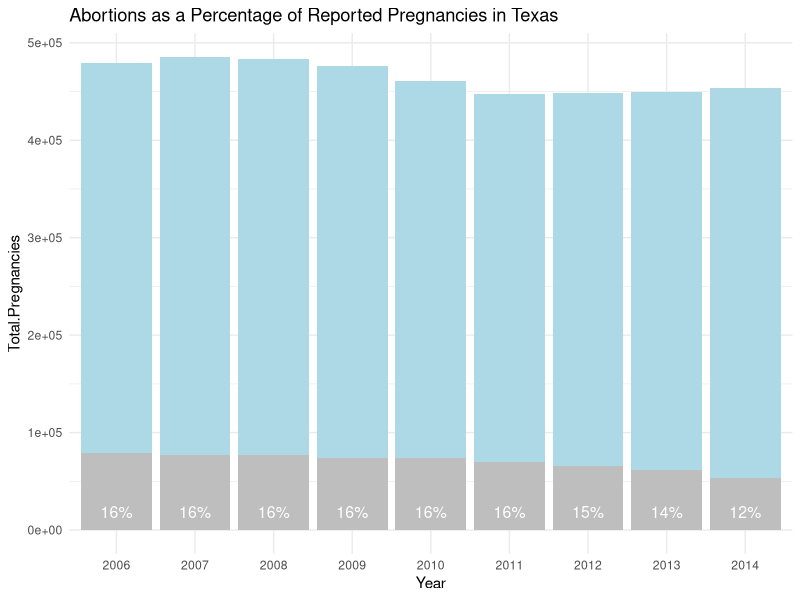
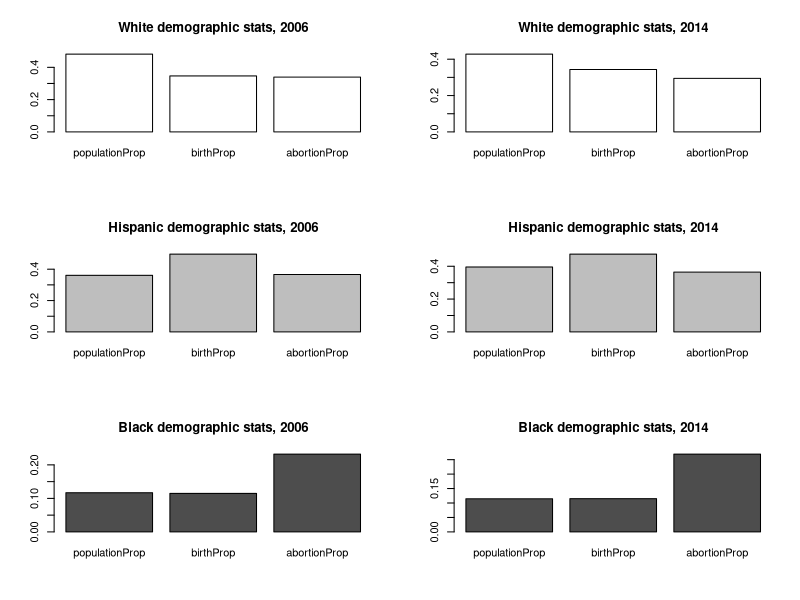

Recreate these plots in R, in order.
# Title: RRP-Data-Visualization - Barplot sketches
# Author: Mario Ezekiel H. (@m_ezkiel)

library(ggplot2)

# -----------------------------------------------------------|
# ABORTIONS AS A PERCENTAGE OF REPORTED PREGNANCIES IN TEXAS |
# -----------------------------------------------------------|

dat <- read.table("Data/Demographic_data/Pregnancies vs. Abortions, Ages 15-44.tsv", sep = "\t", header = TRUE, stringsAsFactors = FALSE)

# Convert string variables to numeric
dat$Total.Pregnancies <- as.numeric(gsub(",", "", dat$Total.Pregnancies))
dat$Abortions <- as.numeric(gsub(",", "", dat$Abortions))
# Convert numeric to factor
dat$Year <- as.factor(dat$Year)

# Create variables for stacked barplot
dat$Term.Pregnancies <- dat$Total.Pregnancies - dat$Abortions
dat$Abortion.Percentage <- round(dat$Abortions / dat$Total.Pregnancies * 100)
dat$Null <- rep(0, dim(dat)[1])

for (i in 1:length(dat$Year))
  dat$Abortion.Percentage[i] <- paste0(dat$Abortion.Percentage[i], "%")

attach(dat)

# Default barplot w/abortions in grey
ggplot(data = dat, aes(x = Year, y = Total.Pregnancies)) + 
  geom_bar(stat = "identity", fill="lightblue") + 
  geom_bar(data = dat, aes(x=Year, y=Abortions), stat="identity", fill="grey") +
  geom_text(aes(x=Year, y=Null, label = Abortion.Percentage), vjust = -1, size = 4, color = "white") +
  theme_minimal() +
  ggtitle("Abortions as a Percentage of Reported Pregnancies in Texas")


# * * * * * * * * * * * * * * * * * * * * * * * * * * * * * * * * * * *
# * * * * * * * * * * * * * * * * * * * * * * * * * * * * * * * * * * *

#
#
#

pop <- read.table("Data/Demographic_data/Population Data by Ethnicity (Texas), 2006-2015.tsv", sep = "\t", header = TRUE, stringsAsFactors = FALSE)

births <- read.table("Data/Demographic_data/Birth Statistics by Ethnicity, 2005-2014.tsv", sep = "\t", header = TRUE, stringsAsFactors = FALSE)

terminations <- read.table("Data/Demographic_data/Terminations by Ethnicity, 2006-2015.tsv", sep = "\t", header = TRUE, stringsAsFactors = FALSE)


# Create proportion-based data frame:
# year | ethnicity | pP | bP | aP
year <- rep(2006:2014, times = 3)
length(year)

races <- c("white", "hispanic", "black")
ethnicity <- rep(races, each=9)

# Demographic proportions relative to total state population
popProp_white <- pop$propWhite[1:9]
popProp_black <- pop$propBlack[1:9]
popProp_hisp <- pop$propHispanic[1:9]
popProp <- c(popProp_white, popProp_hisp, popProp_black)

# Demographic proportions relative to total state births
bPw <- births$propWhite[2:10]
bPb <- births$propBlack[2:10]
bPh <- births$propHispanic[2:10]
birthProp <- c(bPw, bPh, bPb)

# Demographic proportions relative to total state abortions
tPw <- terminations$propWhite[1:9]
tPb <- terminations$propBlack[1:9]
tPh <- terminations$propHispanic[1:9]
termProp <- c(tPw, tPh, tPb)


# Demographic proportions relative to post-natal infant deaths
# ...

df <- data.frame(year=year, ethnicity=ethnicity, populationProp=popProp, birthProp=birthProp, abortionProp=termProp)
df

# Set plot matrix
par(mfrow=c(3,2))

# White demographic stats
barplot(as.matrix(df[1, 3:5]), main = "White demographic stats, 2006", col = "white")
barplot(as.matrix(df[9, 3:5]), main = "White demographic stats, 2014", col = "white")

# Hispanic demographic stats
barplot(as.matrix(df[10, 3:5]), main = "Hispanic demographic stats, 2006", col = "grey")
barplot(as.matrix(df[18, 3:5]), main = "Hispanic demographic stats, 2014", col = "grey")

# Black demographic stats
# Population remains stable
barplot(as.matrix(df[19, 3:5]), main = "Black demographic stats, 2006")
barplot(as.matrix(df[27, 3:5]), main = "Black demographic stats, 2014")

# Unset plot matrix
par(mfrow=c(1,1))
